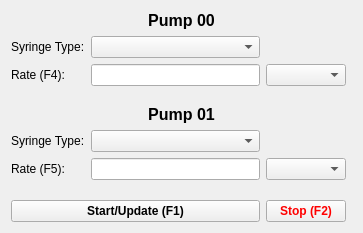
<?xml version="1.0" encoding="UTF-8"?>
<ui version="4.0">
 <class>Form</class>
 <widget class="QWidget" name="Form">
  <property name="geometry">
   <rect>
    <x>0</x>
    <y>0</y>
    <width>363</width>
    <height>233</height>
   </rect>
  </property>
  <property name="windowTitle">
   <string>Syringe Pump</string>
  </property>
  <layout class="QGridLayout" name="gridLayout">
   <item row="10" column="0">
    <widget class="QLabel" name="label_6">
     <property name="text">
      <string>Rate (F5):</string>
     </property>
    </widget>
   </item>
   <item row="10" column="1">
    <widget class="QLineEdit" name="lineEdit_rate1"/>
   </item>
   <item row="10" column="2">
    <widget class="QComboBox" name="comboBox_units1"/>
   </item>
   <item row="7" column="0" colspan="4">
    <widget class="QLabel" name="label_2">
     <property name="font">
      <font>
       <pointsize>12</pointsize>
       <weight>75</weight>
       <bold>true</bold>
      </font>
     </property>
     <property name="text">
      <string>Pump 01</string>
     </property>
     <property name="alignment">
      <set>Qt::AlignCenter</set>
     </property>
    </widget>
   </item>
   <item row="3" column="0" colspan="4">
    <widget class="QLabel" name="label_7">
     <property name="font">
      <font>
       <pointsize>12</pointsize>
       <weight>75</weight>
       <bold>true</bold>
      </font>
     </property>
     <property name="text">
      <string>Pump 00</string>
     </property>
     <property name="alignment">
      <set>Qt::AlignCenter</set>
     </property>
    </widget>
   </item>
   <item row="8" column="0">
    <widget class="QLabel" name="label_5">
     <property name="text">
      <string>Syringe Type:</string>
     </property>
    </widget>
   </item>
   <item row="8" column="1">
    <widget class="QComboBox" name="comboBox_syringe1"/>
   </item>
   <item row="5" column="2">
    <widget class="QComboBox" name="comboBox_units"/>
   </item>
   <item row="5" column="1">
    <widget class="QLineEdit" name="lineEdit_rate"/>
   </item>
   <item row="4" column="1">
    <widget class="QComboBox" name="comboBox_syringe"/>
   </item>
   <item row="4" column="0">
    <widget class="QLabel" name="label_4">
     <property name="text">
      <string>Syringe Type:</string>
     </property>
    </widget>
   </item>
   <item row="5" column="0">
    <widget class="QLabel" name="label_8">
     <property name="text">
      <string>Rate (F4):</string>
     </property>
    </widget>
   </item>
   <item row="13" column="1" rowspan="0" colspan="2">
    <spacer name="verticalSpacer">
     <property name="orientation">
      <enum>Qt::Vertical</enum>
     </property>
     <property name="sizeHint" stdset="0">
      <size>
       <width>20</width>
       <height>40</height>
      </size>
     </property>
    </spacer>
   </item>
   <item row="11" column="0" colspan="4">
    <spacer name="verticalSpacer_2">
     <property name="orientation">
      <enum>Qt::Vertical</enum>
     </property>
     <property name="sizeHint" stdset="0">
      <size>
       <width>20</width>
       <height>40</height>
      </size>
     </property>
    </spacer>
   </item>
   <item row="6" column="0" colspan="4">
    <spacer name="verticalSpacer_3">
     <property name="orientation">
      <enum>Qt::Vertical</enum>
     </property>
     <property name="sizeHint" stdset="0">
      <size>
       <width>20</width>
       <height>40</height>
      </size>
     </property>
    </spacer>
   </item>
   <item row="14" column="0" colspan="2">
    <widget class="QPushButton" name="pushButton_start">
     <property name="enabled">
      <bool>true</bool>
     </property>
     <property name="font">
      <font>
       <weight>75</weight>
       <bold>true</bold>
      </font>
     </property>
     <property name="text">
      <string>Start/Update (F1)</string>
     </property>
    </widget>
   </item>
   <item row="14" column="2">
    <widget class="QPushButton" name="pushButton_stop">
     <property name="palette">
      <palette>
       <active>
        <colorrole role="Text">
         <brush brushstyle="SolidPattern">
          <color alpha="255">
           <red>255</red>
           <green>0</green>
           <blue>0</blue>
          </color>
         </brush>
        </colorrole>
        <colorrole role="ButtonText">
         <brush brushstyle="SolidPattern">
          <color alpha="255">
           <red>255</red>
           <green>0</green>
           <blue>0</blue>
          </color>
         </brush>
        </colorrole>
       </active>
       <inactive>
        <colorrole role="Text">
         <brush brushstyle="SolidPattern">
          <color alpha="255">
           <red>255</red>
           <green>0</green>
           <blue>0</blue>
          </color>
         </brush>
        </colorrole>
        <colorrole role="ButtonText">
         <brush brushstyle="SolidPattern">
          <color alpha="255">
           <red>255</red>
           <green>0</green>
           <blue>0</blue>
          </color>
         </brush>
        </colorrole>
       </inactive>
       <disabled>
        <colorrole role="Text">
         <brush brushstyle="SolidPattern">
          <color alpha="255">
           <red>120</red>
           <green>120</green>
           <blue>120</blue>
          </color>
         </brush>
        </colorrole>
        <colorrole role="ButtonText">
         <brush brushstyle="SolidPattern">
          <color alpha="255">
           <red>120</red>
           <green>120</green>
           <blue>120</blue>
          </color>
         </brush>
        </colorrole>
       </disabled>
      </palette>
     </property>
     <property name="font">
      <font>
       <weight>75</weight>
       <bold>true</bold>
      </font>
     </property>
     <property name="text">
      <string>Stop (F2)</string>
     </property>
    </widget>
   </item>
  </layout>
 </widget>
 <resources/>
 <connections/>
</ui>
